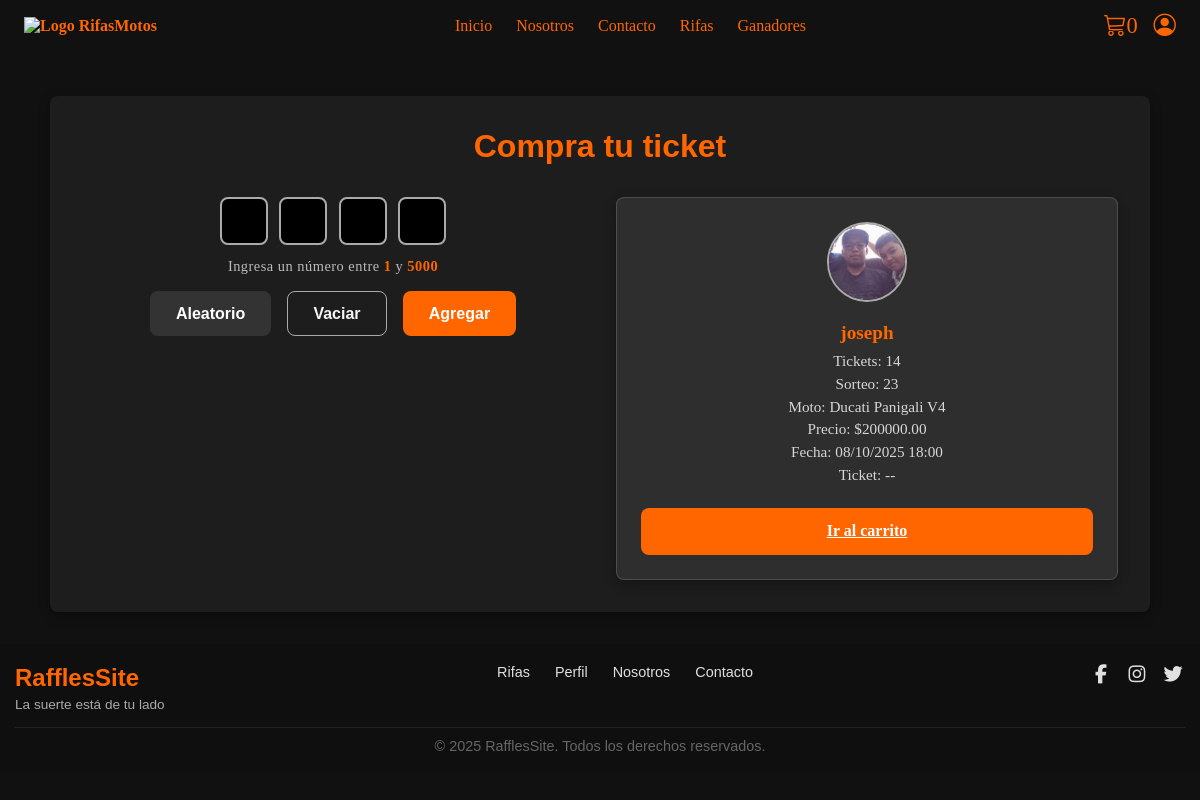
The app's page /raffle/23/ticket/ (signed in) with its own data.
### raffles_app/models.py (models this page shows, shortened)
class Raffle(models.Model):
    STATUS_CHOICES = [
        ("upcoming", "Proxima"),
        ("open", "Abierta"),
        ("closed", "Cerrada"),
    ]
    motorcycle = models.ForeignKey(
        Motorcycle,
        on_delete=models.CASCADE,
        related_name="raffles"
    )
    ticket_price = models.DecimalField(max_digits=10, decimal_places=2)
    max_tickets = models.PositiveIntegerField()
    status = models.CharField(
        max_length=20,
        choices=STATUS_CHOICES,
        default="open",
        db_index=True
    )
    created_at = models.DateTimeField(auto_now_add=True)
    updated_at = models.DateTimeField(auto_now=True)
    ends_at = models.DateTimeField()
    seed_commitment = models.CharField(max_length=128, blank=True, null=True)
    seed_reveal = models.CharField(max_length=256, blank=True, null=True)
    winner_ticket = models.ForeignKey(
        'Ticket',
        on_delete=models.SET_NULL,
        null=True,
        blank=True,
        related_name="won_raffles"
    )

class Profile(models.Model):
    user = models.OneToOneField(User, on_delete=models.CASCADE, related_name="profile")
    photo = models.ImageField(upload_to="profiles/", blank=True, null=True)
    phone = models.CharField(max_length=20, blank=True, null=True)
    city = models.CharField(max_length=100, blank=True, null=True)
    document_id = models.CharField(max_length=50, unique=True, blank=True, null=True)  # ✅ único

class Motorcycle(models.Model):
    brand = models.CharField(max_length=100, db_index=True)   # Ej: Yamaha
    model = models.CharField(max_length=100, db_index=True)   # Ej: MT-09
    year = models.PositiveIntegerField(db_index=True)         # Ej: 2024
    description = models.TextField(blank=True)
    is_new = models.BooleanField(default=True)     # True = nueva, False = usada
    mileage = models.PositiveIntegerField(
        blank=True, null=True,
        help_text="Kilometraje en kilómetros (solo si es usada)."
    )
    condition = models.CharField(
        max_length=50,
        choices=[
            ("excelente", "Excelente"),
            ("bueno", "Bueno"),
            ("regular", "Regular"),
        ],
        blank=True,
        null=True,
        help_text="Condición general de la moto si es usada."
    )

### raffles_app/views.py (the view)
# urls.py: path("raffle/<int:raffle_id>/ticket/", views.ticket, name="ticket"),
def ticket(request, raffle_id):
    raffle = get_object_or_404(Raffle, id=raffle_id)
    return render(request, "raffles/ticket.html", {"raffle": raffle})

### raffles_app/templates/raffles/ticket.html (shortened to what this page needs)
{% extends 'base.html' %}
{% load static %}
{% block content %}
<section class="ticket-purchase" data-max-tickets="{{ raffle.max_tickets }}">
  <h2 class="ticket-title">Compra tu ticket</h2>
  <div class="ticket-grid">
    <div class="ticket-form">
      <form id="ticketForm"
        method="post"
        action="{% if is_edit %}{% url 'edit_ticket' ticket.id %}{% else %}{% url 'buy_ticket' raffle.id %}{% endif %}">
        <div class="ticket-code">
          <input type="text" name="digit1" maxlength="1" inputmode="numeric">
          <input type="text" name="digit2" maxlength="1" inputmode="numeric">
          <input type="text" name="digit3" maxlength="1" inputmode="numeric">
          <input type="text" name="digit4" maxlength="1" inputmode="numeric">
        </div>
        <p class="ticket-hint">
          Ingresa un número entre <strong>1</strong> y <strong>{{ raffle.max_tickets }}</strong>
        </p>
        <div class="ticket-actions">
          {% if is_edit %}
            <button type="button" id="randomBtn" class="ticket-btn ticket-btn-alt">Aleatorio</button>
            <a href="{% url 'cart' %}" class="ticket-btn ticket-btn-secondary">Cancelar</a>
            <button type="submit" class="ticket-btn ticket-btn-main">Guardar cambios</button>
          {% else %}
            <button type="button" id="randomBtn" class="ticket-btn ticket-btn-alt">Aleatorio</button>
            <button type="button" id="clearBtn" class="ticket-btn ticket-btn-secondary">Vaciar</button>
            <button type="submit" class="ticket-btn ticket-btn-main">Agregar</button>
          {% endif %}
        </div>
      </form>
    </div>
    <div class="ticket-summary-card">
      {% if user.is_authenticated %}
        <img src="{{ user.profile.photo.url }} "  alt="{{ user.username }}" class="ticket-summary-avatar">
        <h3 class="ticket-summary-name">{{ user.username }}</h3>
        <p class="ticket-summary-info">Tickets: {{ user.tickets.count }}</p>
      {% else %}
        <img src="{% static 'img/avatar.png' %}" alt="Invitado" class="ticket-summary-avatar">
        <h3 class="ticket-summary-name">Invitado</h3>
        <p class="ticket-summary-info">Inicia sesión para comprar</p>
      {% endif %}
      <p class="ticket-summary-info">Sorteo: {{ raffle.id }}</p>
      <p class="ticket-summary-info">Moto: {{ raffle.motorcycle.brand }} {{ raffle.motorcycle.model }}</p>
      <p class="ticket-summary-info">Precio: ${{ raffle.ticket_price }}</p>
      <p class="ticket-summary-info">Fecha: {{ raffle.ends_at|date:"d/m/Y H:i" }}</p>
      <p class="ticket-summary-info ticket-summary-number">Ticket: --</p>
      <a href="{% url 'cart' %}" class="ticket-btn-cart">Ir al carrito</a>
    </div>
  </div>
</section>
{% endblock %}

### static/css/global.css (style rules this page uses)
:root { --color-primary: #ff6600; --color-secondary: #0d0d0d; --color-bg: #111; --color-text: #f5f5f5; --color-muted: #aaa; --font-heading: 'Oswald', sans-serif; --font-body: 'Roboto', sans-serif; --radius: 0.5rem; --shadow: 0 4px 12px rgba(0, 0, 0, 0.3); --transition: all 0.3s ease; }
* { margin: 0; padding: 0; box-sizing: border-box; }
body { background: var(--color-bg); color: var(--color-primary); }
.ticket-purchase { padding: 2rem; background: rgba(255, 255, 255, 0.05); border-radius: var(--radius); box-shadow: var(--shadow); max-width: 1100px; margin: 6rem auto 2rem; color: var(--color-text); }
.ticket-title { text-align: center; font-size: 2rem; font-weight: 700; margin-bottom: 2rem; color: var(--color-primary); font-family: var(--font-heading); }
.ticket-grid { display: grid; grid-template-columns: 1fr 1fr; gap: 2rem; align-items: start; }
.ticket-form { display: flex; flex-direction: column; gap: 1.5rem; }
.ticket-code { display: flex; justify-content: center; gap: 0.7rem; }
.ticket-hint { margin-top: 0.8rem; font-size: 0.9rem; font-weight: 400; color: #bbb; text-align: center; letter-spacing: 0.5px; }
.ticket-hint strong { color: #ff6600; font-weight: 600; }
.ticket-code input { width: 3rem; height: 3rem; text-align: center; font-size: 1.4rem; font-weight: 600; border: 2px solid var(--color-muted); border-radius: var(--radius); background: #000; color: var(--color-text); outline: none; transition: var(--transition); }
.ticket-actions { margin-top: 1rem; display: flex; flex-wrap: wrap; justify-content: center; gap: 1rem; }
.ticket-btn { padding: 0.8rem 1.6rem; border: none; border-radius: var(--radius); font-size: 1rem; font-weight: 600; cursor: pointer; transition: var(--transition); }
.ticket-btn-main { background: var(--color-primary); color: #fff; }
.ticket-btn-secondary { background: transparent; border: 1px solid var(--color-muted); color: var(--color-text); }
.ticket-btn-alt { background: #333; color: #fff; }
.ticket-summary-card { background: rgba(255, 255, 255, 0.08); border: 1px solid rgba(255, 255, 255, 0.15); border-radius: var(--radius); padding: 1.5rem; text-align: center; box-shadow: var(--shadow); }
.ticket-summary-avatar { width: 80px; height: 80px; border-radius: 50%; object-fit: cover; margin-bottom: 1rem; border: 2px solid var(--color-muted); }
.ticket-summary-name { font-size: 1.2rem; font-weight: 600; margin-bottom: 0.5rem; color: var(--color-primary); }
.ticket-summary-info { margin: 0.3rem 0; color: var(--color-text); font-size: 0.95rem; opacity: 0.85; }
.ticket-btn-cart { display: block; width: 100%; margin-top: 1.5rem; background: var(--color-primary); color: #fff; padding: 0.9rem 1.5rem; border: none; border-radius: var(--radius); font-size: 1rem; font-weight: 600; cursor: pointer; transition: var(--transition); }

### records on screen
Raffle: max_tickets "5000", id "23", motorcycle.brand "Ducati", motorcycle.model "Panigali V4", ticket_price "200000.00", ends_at "08/10/2025 18:00"

### other values on screen
{{ user.username }} "joseph"
{{ user.tickets.count }} "14"
